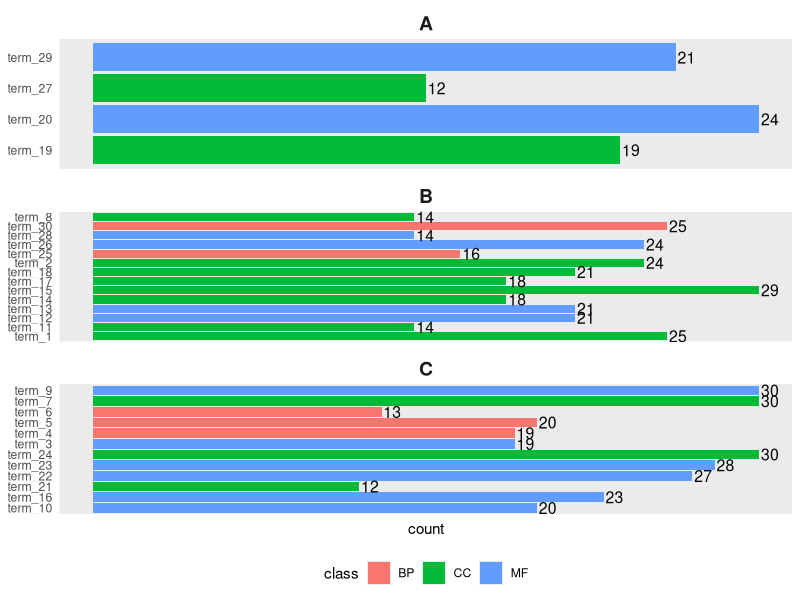

Write R code to recreate this figure.
library(ggplot2)
set.seed(100)

df2=data.frame(class=sample(c("BP","MF","CC"), 30, replace=T), "GO Term"=paste0("term_", sample(1:30, 30, replace = F)), count=sample(10:30, 30, replace = T), comparison=sample(c("A","B","C"), 30, replace = T))

ggplot(df2, aes(count, GO.Term, fill = class)) +
	geom_bar(stat = "identity") +
	facet_wrap( ~ comparison, scales = "free", nrow = 3) +
	geom_text(
		aes(label = count),
		color = "black",
		hjust = -0.1,
		size = 4,
		position = position_dodge(0.9)
	) +
	theme(
		legend.position = "bottom",
		panel.grid = element_blank(),
		axis.text.x = element_blank(),
		axis.ticks = element_blank(),
		axis.title.y = element_blank(),
		strip.text.x = element_text(size = 14, face = "bold"),
		strip.background = element_blank()
	)

